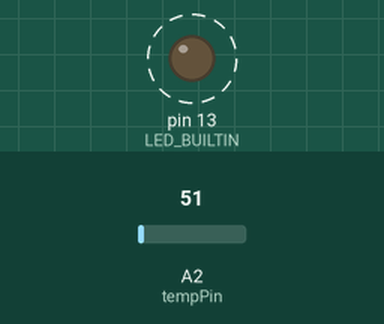
The sketch below on a simulated Arduino Uno, built with avr-gcc and run on an emulated ATmega328P. Shown: output pins drawn as LEDs (lit = HIGH). Dashed ring = blinking. Inputs (shaded band) come from the test bench; at power-on: A2 (tempPin) = 51. What the sketch prints to the serial monitor is not drawn.

Above: at 0.7 s.
Timing chart, 0 to 3.0 s (numbered marks = the images above):
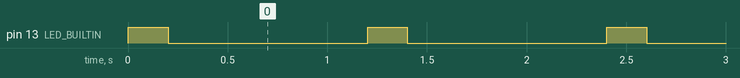

The sketch:

sensor.ino
```cpp
#include <avr/pgmspace.h>
#include <EEPROM.h>

int val;
int tempPin = 2;
int w = 0;
float read;

void setup()
{
Serial.begin(9600);
  pinMode(LED_BUILTIN, OUTPUT);

}
void loop()
{
  val = analogRead(tempPin);
  float cel =  (float)(val*0.48828125);


  //EEPROM.write(w, cel);
  //w++;


  Serial.print("TEMPRATURE = ");
  Serial.print(cel);
  Serial.print("*C");
    Serial.print("\t");
      Serial.print(val);
  Serial.println();
  digitalWrite(LED_BUILTIN, HIGH);
  delay(200);
  digitalWrite(LED_BUILTIN, LOW);
  delay(1000);

}
```

Measured:
- by itself, pin 13 (LED_BUILTIN): alternates HIGH for 0.20 s and LOW for 1.0 s
